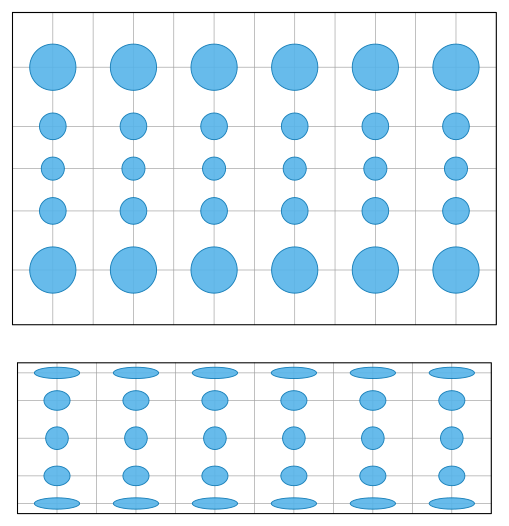

Generate this figure with Python:
"""Figure 0.5.1: 왜곡 없는 지도는 없다 — Mercator(conformal)와 Lambert/Archimedes(넓이 보존) (0.5절).

unit sphere의 standard parametrization x(θ, φ) (dgsym.EXAMPLES["sphere"], r = 1).
위: Mercator projection ψ(x(θ, φ)) = (φ, log cot(θ/2)) (Section 7.4의 Example 7.4.10).
아래: Lambert cylindrical equal-area = Archimedes' projection ψ(x(θ, φ)) = (φ, cos θ) (Example 7.3.12).
graticule: 경도 30°, 위도 30° 간격(회색). Tissot indicatrix: sphere 위의 같은 크기의 작은 원(반지름 ε = 0.15)의
상 dψ_p(ε 단위원) (하늘색). 경도 φ = k·π/3, 위도 0°, ±30°, ±60°에 그린다.
Mercator에서는 반지름 ε/sin θ인 원(모양 보존, 크기 변화), Lambert에서는 반축 ε/sin θ(가로), ε sin θ(세로)인
ellipse(넓이 πε² 일정, 모양 변화).
자기검사: 두 map의 dψ를 sympy로 미분해 위의 반축과 넓이를 확인한다. Mercator는 위도 ±75°에서 자른다.

실행: 프로젝트 루트에서 ``PYTHONPATH=tools python3 chapters/00-tour/figures/fig-0-5-1-map-projections.py``
"""

import dgfig

dgfig.setup()

import matplotlib.pyplot as plt
import numpy as np
import sympy as sp
from matplotlib.patches import Ellipse

import dgsym

C = dgfig.COLORS
EPS = 0.15
ex = dgsym.EXAMPLES["sphere"]
th, ph = ex["coords"]
(rs,) = ex["params"]
E, F, G = (e.subs(rs, 1) for e in dgsym.first_ff(ex["expr"], th, ph, ex["positive"]))

maps = {
    "mercator": sp.Matrix([ph, sp.log(sp.cot(th / 2))]),
    "lambert": sp.Matrix([ph, sp.cos(th)]),
}
semi = {}
for name, psi in maps.items():
    J = psi.jacobian([th, ph])                         # dψ in (θ, φ) coordinates
    # orthonormal frame on the sphere: e_θ = x_θ/√E, e_φ = x_φ/√G
    A = sp.simplify(J * sp.diag(1 / sp.sqrt(E), 1 / sp.sqrt(G)).subs(sp.sqrt(sp.sin(th) ** 2), sp.sin(th)))
    A = sp.simplify(A.subs(sp.Abs(sp.sin(th)), sp.sin(th)))
    semi[name] = sp.lambdify(th, A, "numpy")
    if name == "mercator":
        assert sp.simplify(A.T * A - sp.eye(2) / sp.sin(th) ** 2) == sp.zeros(2, 2)      # conformal
    else:
        assert sp.simplify(sp.Abs(A.det()) - 1) == 0                                     # 넓이 보존
        assert sp.simplify(A.T * A - sp.diag(sp.sin(th) ** 2, 1 / sp.sin(th) ** 2)) == sp.zeros(2, 2)

fig = plt.figure(figsize=(5.2, 5.4))
axM = fig.add_axes([0.0, 0.36, 1.0, 0.64])
axL = fig.add_axes([0.0, 0.0, 1.0, 0.32])
lat_cut = np.deg2rad(75)


def to_plane(name, theta, phi):
    if name == "mercator":
        return phi, np.log(1 / np.tan(theta / 2))
    return phi, np.cos(theta)


for name, ax in (("mercator", axM), ("lambert", axL)):
    tmin = np.pi / 2 - lat_cut if name == "mercator" else 1e-3
    tmax = np.pi - tmin
    for lat in np.deg2rad(np.arange(-60, 61, 30)):
        x_, y_ = to_plane(name, (np.pi / 2 - lat) * np.ones(2), np.array([0, 2 * np.pi]))
        ax.plot(x_, y_, color="#A0A0A0", lw=0.5, zorder=1)
    for k in range(13):
        tt = np.linspace(tmin, tmax, 100)
        x_, y_ = to_plane(name, tt, k * np.pi / 6 * np.ones_like(tt))
        ax.plot(x_, y_, color="#A0A0A0", lw=0.5, zorder=1)
    for lat in np.deg2rad([-60, -30, 0, 30, 60]):
        t0 = np.pi / 2 - lat
        A = np.array(semi[name](t0), float)
        sv = np.linalg.svd(A, compute_uv=False)
        if name == "mercator":
            assert np.allclose(sv, 1 / np.sin(t0))
        else:
            assert np.isclose(sv[0] * sv[1], 1) and np.isclose(sv.max(), 1 / np.sin(t0))
        for k in range(6):
            p0 = k * np.pi / 3 + np.pi / 6
            cx, cy = to_plane(name, np.array(t0), np.array(p0))
            # A의 열: e_θ, e_φ의 상. 화면 좌표 (가로 φ, 세로 y)
            w_, h_ = EPS * abs(A[0, 1]), EPS * abs(A[1, 0])
            ax.add_patch(Ellipse((float(cx), float(cy)), 2 * w_, 2 * h_, fc=C["region"], ec=C["tangent"],
                                 lw=0.7, alpha=0.9, zorder=3))
    x0, y0 = to_plane(name, np.array([tmin, tmax]), np.array([0, 0]))
    ax.plot([0, 2 * np.pi, 2 * np.pi, 0, 0], [y0[0], y0[0], y0[1], y0[1], y0[0]], color=C["main"], lw=0.8, zorder=2)
    dgfig.schematic_axes(ax, (-0.1, 2 * np.pi + 0.1), (min(y0) - 0.1, max(y0) + 0.1))

dgfig.save(fig, __file__)
